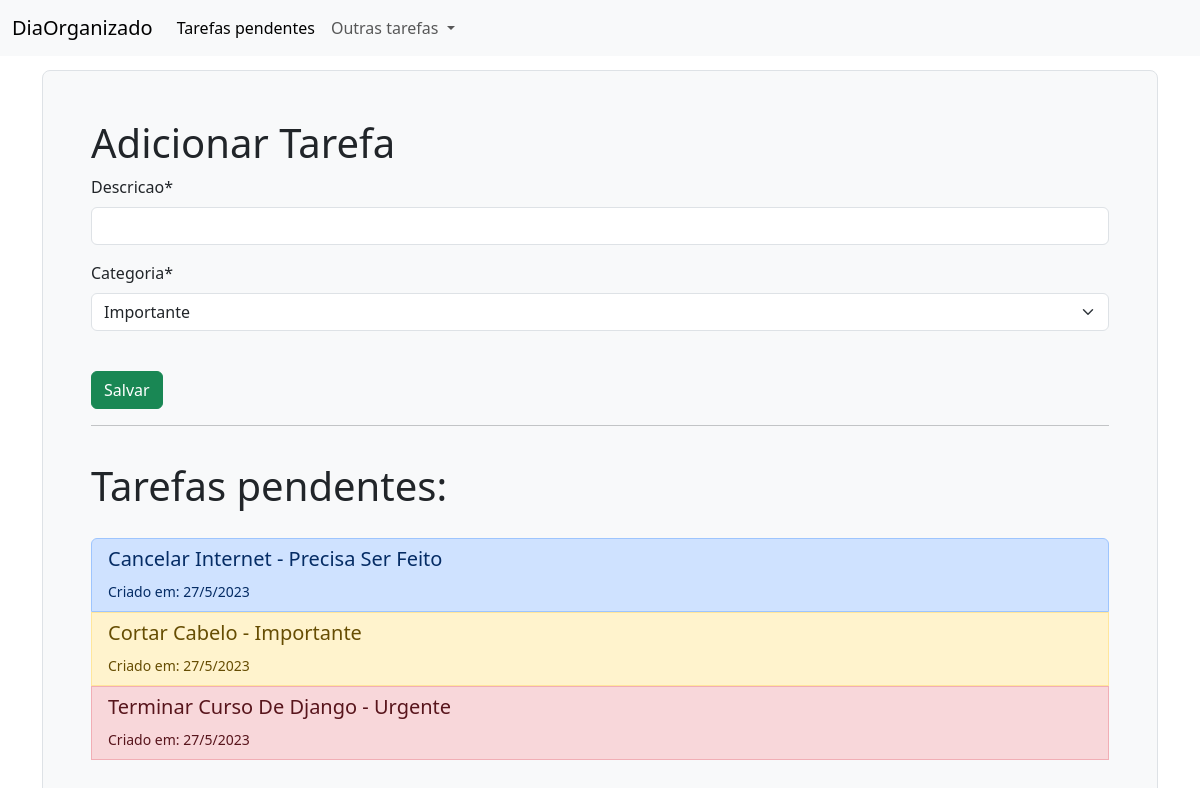
The app's page /tarefas/pendentes/, older data.
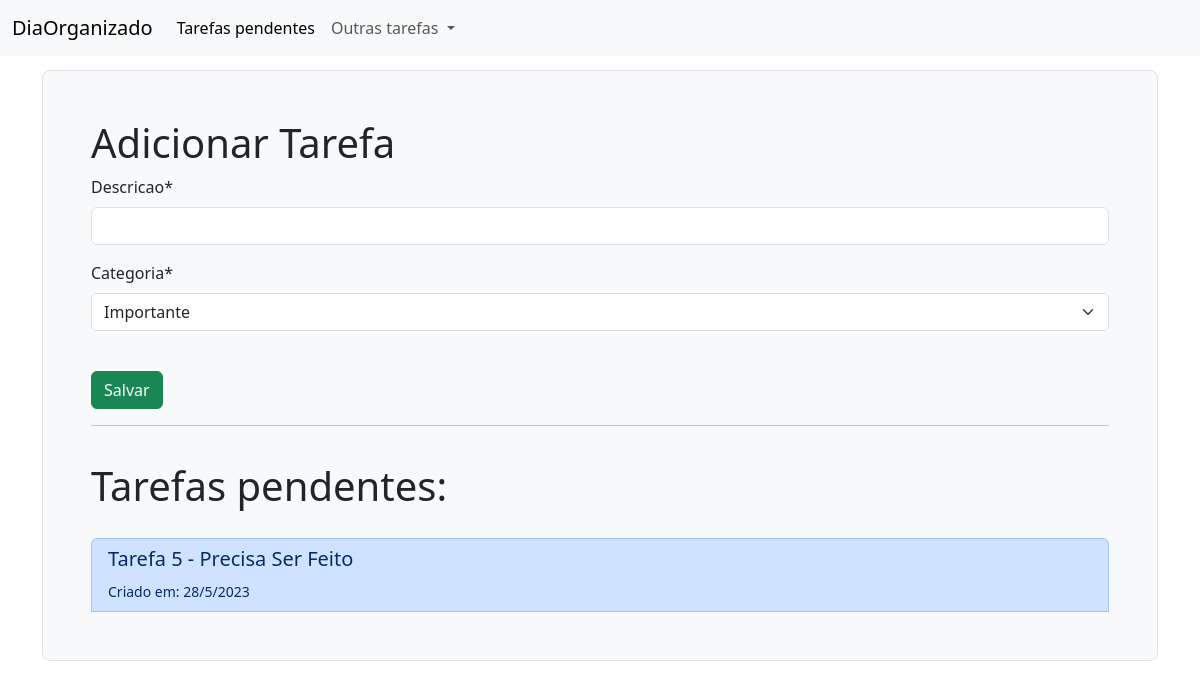
The same page, newer data.
### tarefas/models.py (models this page shows, shortened)
class Tarefa(models.Model):
    OPCOES_CATEGORIA = (
        ('urgente', 'Urgente'),
        ('importante', 'Importante'),
        ('precisa ser feito', 'Precisa ser feito'),
    )
    OPCOES_STATUS = (
        ('concluído', 'Concluído'),
        ('pendente', 'Pendente'),
        ('adiado', 'Adiado'),
    )
    descricao = models.CharField(max_length=400)
    data_criacao = models.DateTimeField(auto_now_add=True)
    categoria = models.CharField(max_length=30, choices=OPCOES_CATEGORIA, default='importante')
    status = models.CharField(max_length=30, choices=OPCOES_STATUS, default='pendente')

### tarefas/views.py (the view)
# urls.py: path('pendentes/', views.tarefas_pendentes, name='tarefas_pendentes'),
def tarefas_pendentes(request):
    tarefas_pendentes = Tarefa.objects.filter(status='pendente')
    if request.method == "POST":
        form = AdicionarTarefa(data=request.POST)
        if form.is_valid():
            form.save()
            return redirect('tarefas_pendentes')
    else:
        form = AdicionarTarefa()
    return render(request, 'tarefas/tarefas_pendentes.html', {'tarefas_pendentes': tarefas_pendentes,
                                                              'form': form})

### tarefas/forms.py
class AdicionarTarefa(forms.ModelForm):
    class Meta:
        model = Tarefa
        fields = ('descricao', 'categoria')

### tarefas/templates/tarefas/tarefas_pendentes.html (shortened to what this page needs)
{% extends 'base.html' %}
{% load crispy_forms_tags %}
{% block content %}
    <div class="h-1000 p-5 bg-light border rounded-3">
        <h1>Adicionar Tarefa</h1>
        <form method="post">{% csrf_token %}
            {{form|crispy}}
            <br>
            <input class="btn btn-success" type="submit" value="Salvar">
            <br>
        </form>
        <hr>
        <h1 style="padding: 20px 0px;">Tarefas pendentes:</h1>
        <div class="list-group">
            {% for tarefa in tarefas_pendentes %}
                {% if tarefa.categoria == 'urgente' %}
                    <button type="button" class="list-group-item list-group-item-danger list-group-item-action " data-bs-toggle="modal" data-bs-target="#modal{{ tarefa.id }}">
                {% elif tarefa.categoria == 'importante' %}
                    <button type="button" class="list-group-item list-group-item-warning list-group-item-action " data-bs-toggle="modal" data-bs-target="#modal{{ tarefa.id }}">
                {% else %}
                    <button type="button" class="list-group-item list-group-item-primary list-group-item-action " data-bs-toggle="modal" data-bs-target="#modal{{ tarefa.id }}">
                {% endif %}
                    <h5>{{ tarefa.descricao|title }} - {{ tarefa.categoria|title }}</h5>
                    <small>Criado em: {{ tarefa.data_criacao.day }}/{{ tarefa.data_criacao.month }}/{{ tarefa.data_criacao.year }}</small>
                </button>
            {% empty %}
                <br>
                <h4>Nenhuma tarefa pendente.</h4>
            {% endfor %}
        </div>
    </div>
{% endblock content %}

Row changes from the older to the newer data that the page shows:
removed Tarefa: descricao "Cancelar Internet", categoria "Precisa Ser Feito", data_criacao.day "27", data_criacao.month "5", data_criacao.year "2023"
removed Tarefa: descricao "Cortar Cabelo", categoria "Importante", data_criacao.day "27", data_criacao.month "5", data_criacao.year "2023"
removed Tarefa: descricao "Terminar Curso De Django", categoria "Urgente", data_criacao.day "27", data_criacao.month "5", data_criacao.year "2023"
added Tarefa: descricao "Tarefa 5", categoria "Precisa Ser Feito", data_criacao.day "28", data_criacao.month "5", data_criacao.year "2023"
